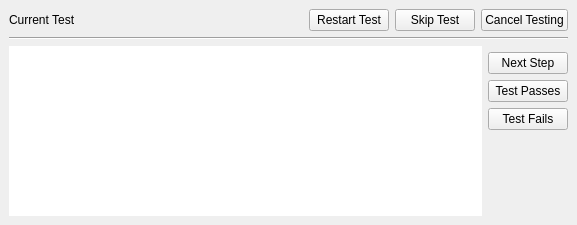
<?xml version="1.0" encoding="UTF-8"?>
<ui version="4.0">
 <class>TesterWidget</class>
 <widget class="QDockWidget" name="TesterWidget">
  <property name="geometry">
   <rect>
    <x>0</x>
    <y>0</y>
    <width>577</width>
    <height>225</height>
   </rect>
  </property>
  <property name="windowTitle">
   <string>Tester Plugin</string>
  </property>
  <widget class="QWidget" name="dockWidgetContents">
   <layout class="QVBoxLayout" name="verticalLayout">
    <item>
     <widget class="QWidget" name="widget" native="true">
      <property name="sizePolicy">
       <sizepolicy hsizetype="Preferred" vsizetype="Maximum">
        <horstretch>0</horstretch>
        <verstretch>0</verstretch>
       </sizepolicy>
      </property>
      <layout class="QHBoxLayout" name="horizontalLayout">
       <property name="leftMargin">
        <number>0</number>
       </property>
       <property name="topMargin">
        <number>0</number>
       </property>
       <property name="rightMargin">
        <number>0</number>
       </property>
       <property name="bottomMargin">
        <number>0</number>
       </property>
       <item>
        <layout class="QHBoxLayout" name="horizontalLayout_2">
         <property name="sizeConstraint">
          <enum>QLayout::SetMinimumSize</enum>
         </property>
         <item>
          <widget class="QLabel" name="labelCurrentTest">
           <property name="sizePolicy">
            <sizepolicy hsizetype="MinimumExpanding" vsizetype="Preferred">
             <horstretch>0</horstretch>
             <verstretch>0</verstretch>
            </sizepolicy>
           </property>
           <property name="text">
            <string>Current Test</string>
           </property>
           <property name="wordWrap">
            <bool>true</bool>
           </property>
          </widget>
         </item>
         <item>
          <spacer name="horizontalSpacer">
           <property name="orientation">
            <enum>Qt::Horizontal</enum>
           </property>
           <property name="sizeType">
            <enum>QSizePolicy::Preferred</enum>
           </property>
           <property name="sizeHint" stdset="0">
            <size>
             <width>40</width>
             <height>20</height>
            </size>
           </property>
          </spacer>
         </item>
         <item>
          <widget class="QPushButton" name="btnRestartTest">
           <property name="text">
            <string>Restart Test</string>
           </property>
          </widget>
         </item>
         <item>
          <widget class="QPushButton" name="btnSkip">
           <property name="text">
            <string>Skip Test</string>
           </property>
          </widget>
         </item>
         <item>
          <widget class="QPushButton" name="btnCancel">
           <property name="text">
            <string>Cancel Testing</string>
           </property>
          </widget>
         </item>
        </layout>
       </item>
      </layout>
     </widget>
    </item>
    <item>
     <widget class="Line" name="line">
      <property name="orientation">
       <enum>Qt::Horizontal</enum>
      </property>
     </widget>
    </item>
    <item>
     <layout class="QGridLayout" name="gridLayout">
      <item row="2" column="1">
       <widget class="QPushButton" name="btnTestOk">
        <property name="text">
         <string>Test Passes</string>
        </property>
       </widget>
      </item>
      <item row="1" column="1">
       <widget class="QPushButton" name="btnNextStep">
        <property name="text">
         <string>Next Step</string>
        </property>
       </widget>
      </item>
      <item row="3" column="1">
       <widget class="QPushButton" name="btnTestFailed">
        <property name="text">
         <string>Test Fails</string>
        </property>
       </widget>
      </item>
      <item row="4" column="1">
       <spacer name="verticalSpacer_2">
        <property name="orientation">
         <enum>Qt::Vertical</enum>
        </property>
        <property name="sizeHint" stdset="0">
         <size>
          <width>20</width>
          <height>40</height>
         </size>
        </property>
       </spacer>
      </item>
      <item row="0" column="0" rowspan="5">
       <widget class="QTextBrowser" name="webView">
        <property name="frameShape">
         <enum>QFrame::NoFrame</enum>
        </property>
       </widget>
      </item>
     </layout>
    </item>
   </layout>
  </widget>
 </widget>
 <resources/>
 <connections/>
</ui>
